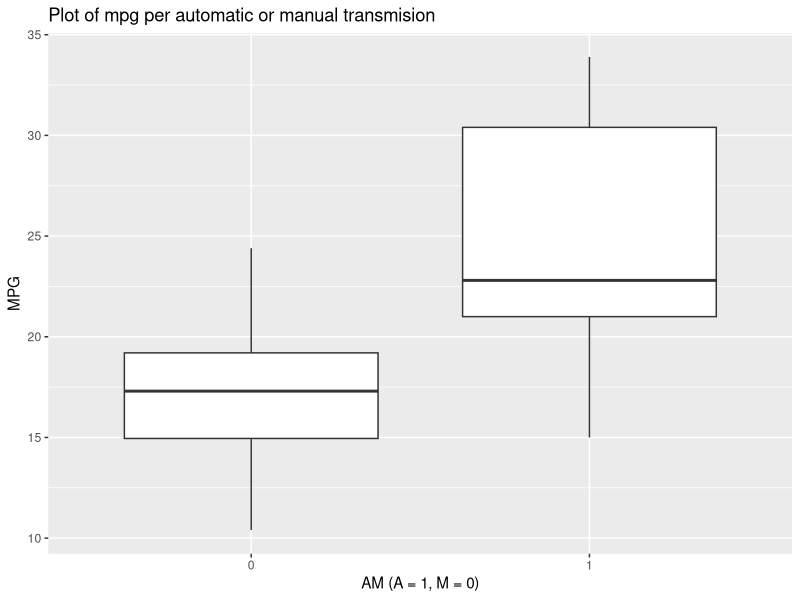

Write R code to recreate this figure. (Note: this script raises an error after producing the figure.)
## ---- chunk 1
knitr::opts_chunk$set(echo = TRUE)
## ---- chunk 2
library(ggplot2) 
data("mtcars")
## ---- chunk 3
summary(mtcars)
## ---- chunk 4
p <- ggplot(mtcars, aes(x=as.factor(mtcars$am), y=mtcars$mpg)) + 
  geom_boxplot()+ labs(title="Plot of mpg per automatic or manual transmision", x="AM (A = 1, M = 0)",
                       y = "MPG")
p # in mpgs when using automatic vs manual
## ---- chunk 5
mtcars$am <- as.factor(mtcars$am)
mdl.project <- lm(mpg ~ am, mtcars)
## ---- chunk 6
summary(mdl.project)$coef
## ---- chunk 7
anova(mdl.project)# okay
# checking for the normality of the coeficients
shapiro.test(mdl.project$residuals)
# can not deny the null hipothesis then the residuals are normal! win
## ---- chunk 8
coef.statistics <- summary(mdl.project)$coef
B1.interval <- coef.statistics[2,1] +c(-1,1)*qt(.975, df = mdl.project$df)*coef.statistics[2,2]# 
## ---- chunk 9
data("mtcars")
mtcars.cor <- cor(mtcars)
am.cor <- sort(abs(mtcars.cor[,"am"]), decreasing = T)
